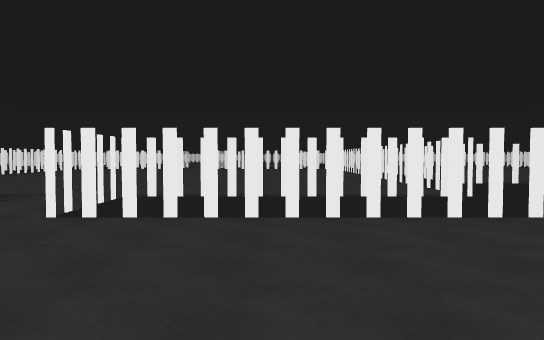
View 1 (above)

17 first-person views from a walk through a Unity game level. The camera is 1.5 m above the floor, tilts 2° down and sees 70° across. The floor is counted in squares, 2 m on a side. Each view is taken from the middle of a square. On the plan, view 1 faces up. The plan holds only what a view shows up to about 12 squares ahead; the rest is blank. The place goes on beyond the plan. The player character is not drawn.

View 2
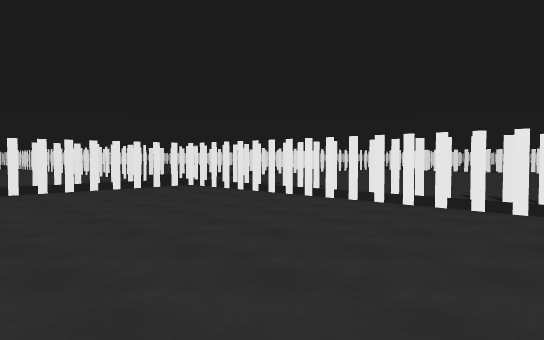

View 3
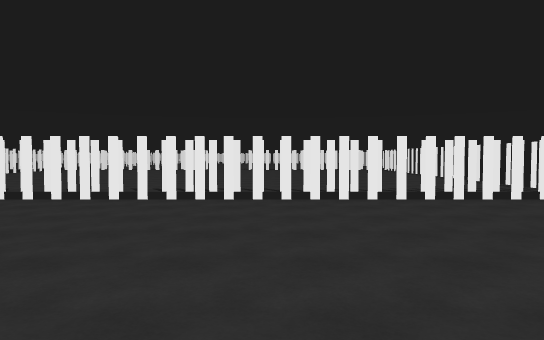

View 4
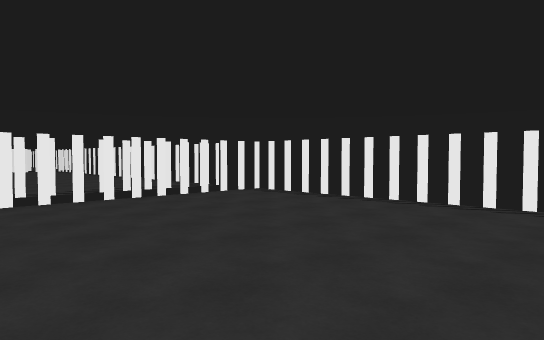

View 5
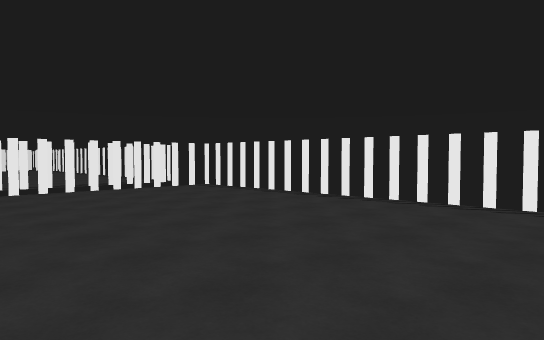

View 6
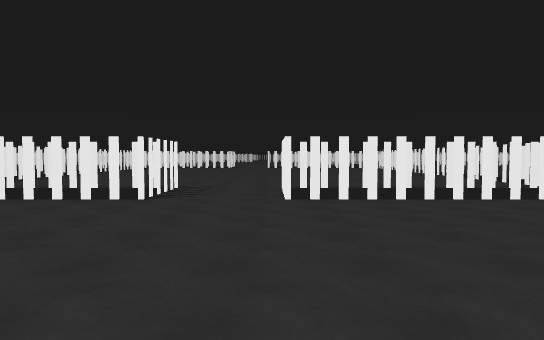

View 7
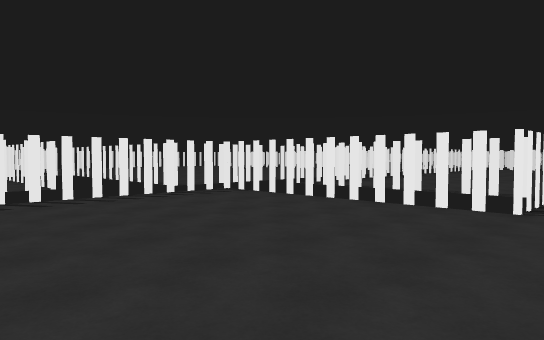

View 8
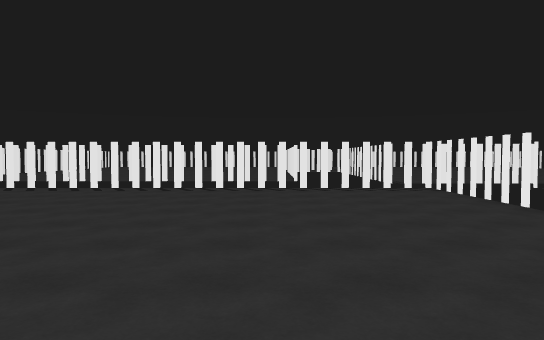

View 9
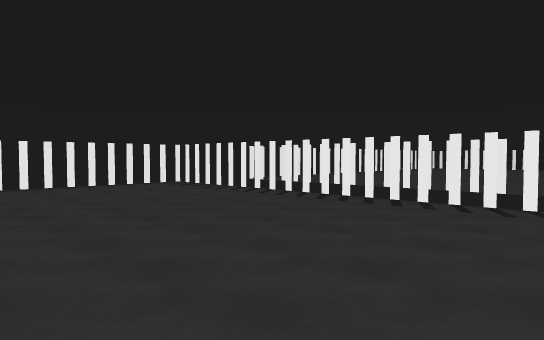

View 10
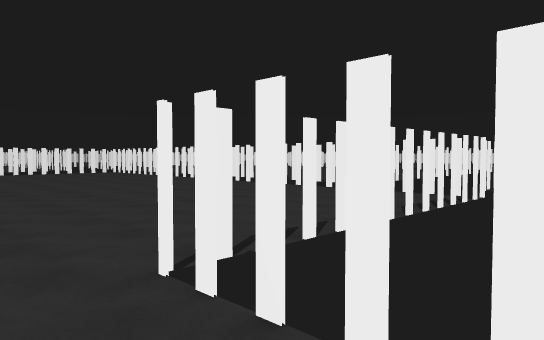

View 11
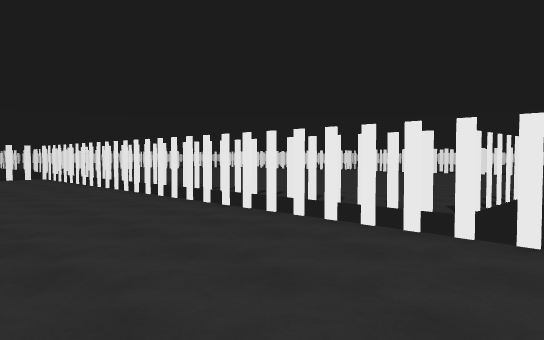

View 12
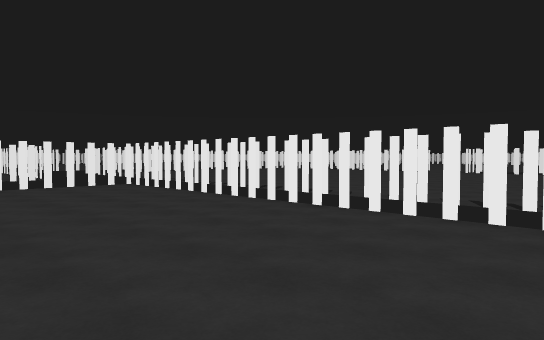

View 13
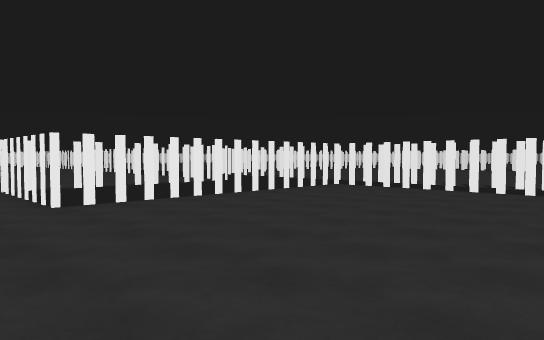

View 14
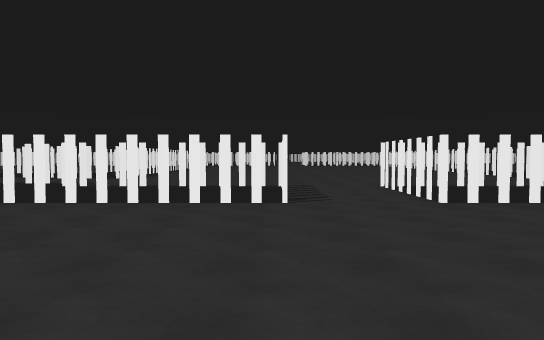

View 15
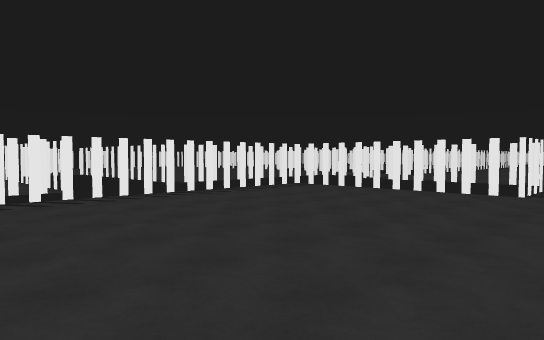

View 16
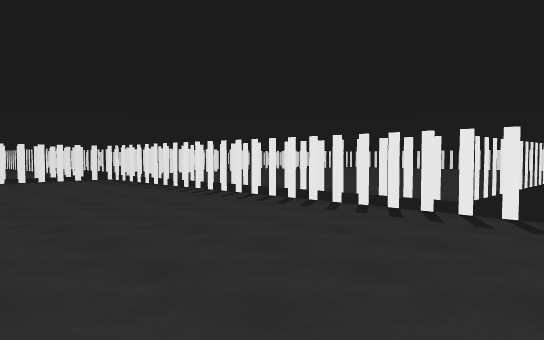

View 17
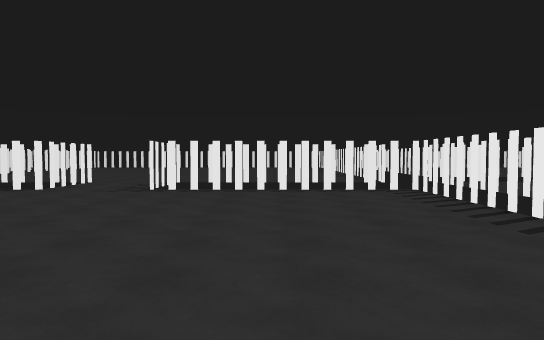

### Floor plan
Key: @ floor where view 1 was taken; # wall or solid block; x gap in a wall; . floor; T thing the floor can be seen under or through.
Columns run from 11 left of view 1 to 12 right of it. Each row starts with its distance up from view 1.
 26       ..x
 25       ..x
 24       ..x
 23 ######..#########
 22 #..............x#.
 21 #..............x#...
 20 #..............x#....
 19 #..............x#....
 18 #..............xT......
 17 #..............xT.......
 16 #......  ......xT.......
 15 #..... . ......xT.......
 14 #.....   ......xT.......
 13 #.....  .......xT.......
 12 #...... .......xT.......
 11 #..............xTTTT
 10 #..............x
  9 #..............x
  8 #..............x#
  7 #xxxxx#.#xxxxxx#
  6       #.#      #
  5 #     #.#      #
  4 #..............x#.
  3 #..............x#...
  2 #..............x#...
  1 #..............x#....
  0 #..........@...x#.....
 -1 #....... ......x#.....
 -2 #...... .......x#.....
 -3 #......   .....x#....
 -4 #...... .......x#....
 -5 #..... ........x#....
 -6 #..............x#...
 -7 #..............xT.....
 -8 #..... ........xT.....
 -9 #....  ........xT...
-10 #####  ##############

Where each view was taken, in squares from view 1:
view 1: 0 up, 0 right, facing up
view 2: 4 down, 2 left, facing up-right
view 3: 4 down, 3 left, facing right
view 4: 4 down, 3 left, facing down-right
view 5: 4 down, 5 left, facing down-right
view 6: 2 down, 3 left, facing up
view 7: 1 down, 4 left, facing up-left
view 8: 1 up, 2 left, facing left
view 9: 0 up, 5 left, facing down-left
view 10: 5 up, 4 left, facing up-right
view 11: 9 up, 0 right, facing up-right
view 12: 13 up, 1 left, facing up-right
view 13: 17 up, 5 left, facing up-right
view 14: 17 up, 6 left, facing up
view 15: 15 up, 4 left, facing up-left
view 16: 20 up, 6 left, facing down-left
view 17: 16 up, 8 left, facing down
